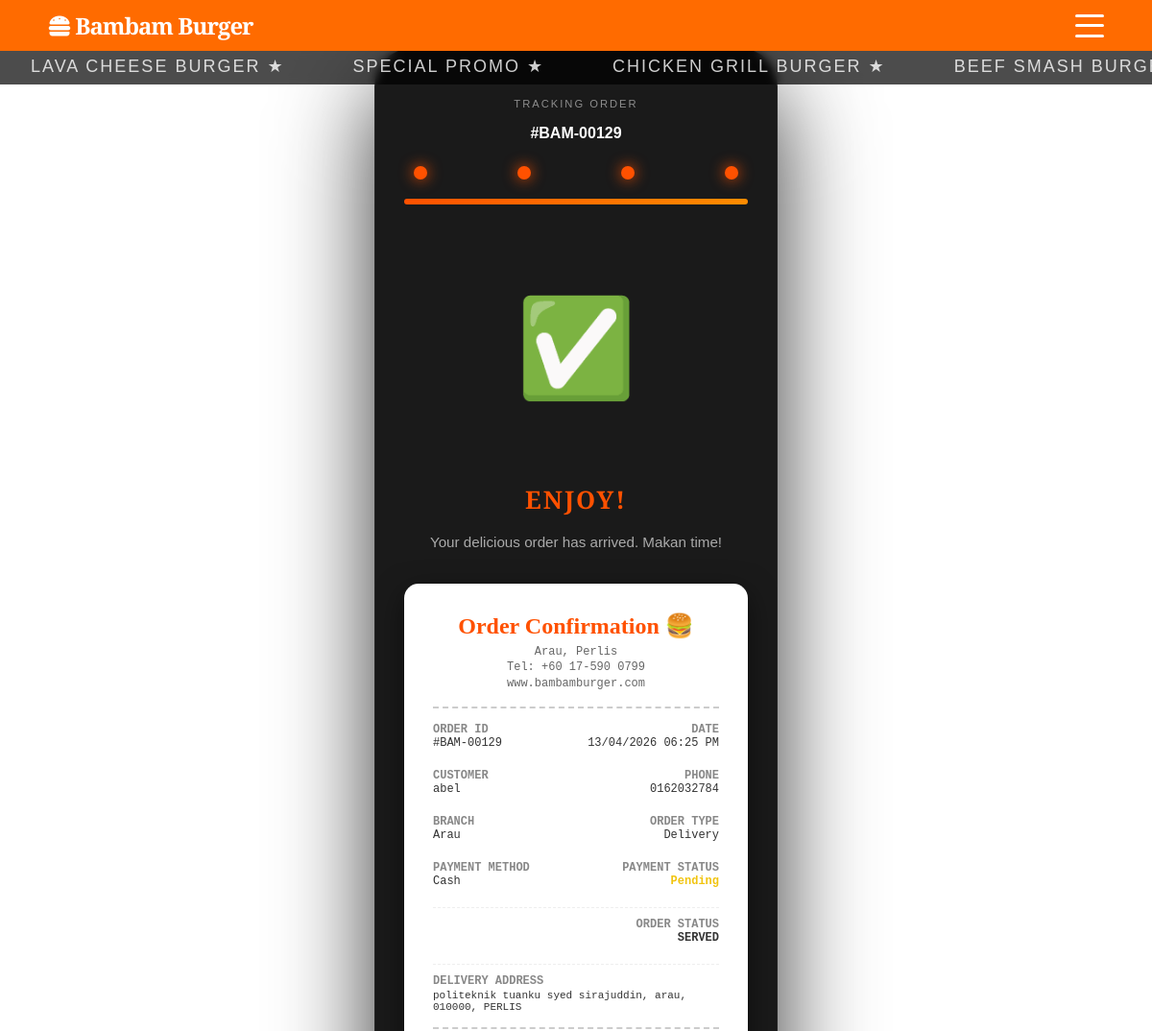
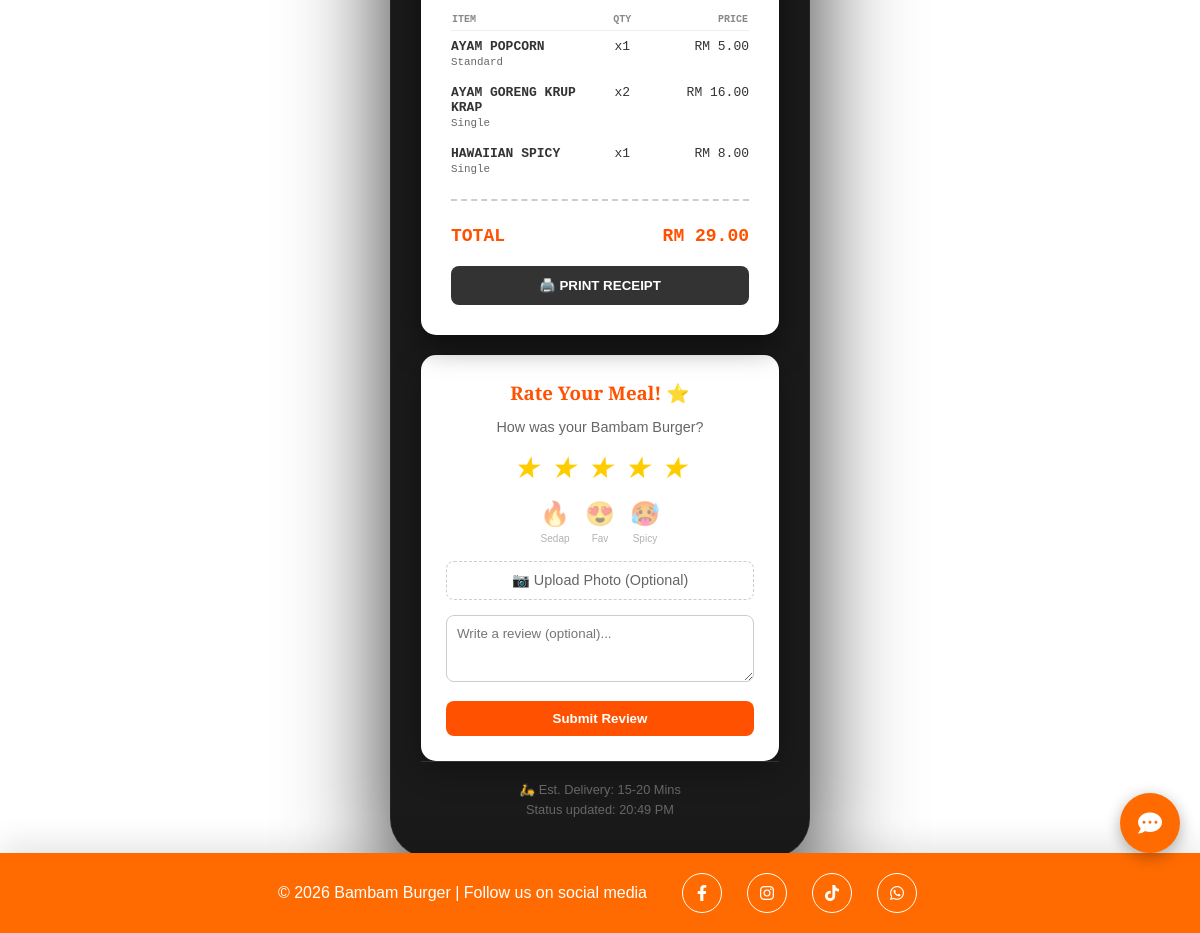
Screenshot of /receipt.php?id=129 (signed in) with the database file from the repository (2 pictures, top to bottom).
### tables this page shows
CREATE TABLE `orders` (
  `id` int NOT NULL,
  `user_id` int DEFAULT NULL,
  `branch` varchar(50) DEFAULT 'Main',
  `order_type` varchar(50) DEFAULT 'Dine-in',
  `customer_name` varchar(255) NOT NULL,
  `customer_phone` varchar(20) DEFAULT NULL,
  `total_amount` decimal(10,2) NOT NULL,
  `payment_method` varchar(50) NOT NULL,
  `payment_status` varchar(50) NOT NULL DEFAULT 'Pending',
  `paid_at` timestamp NULL DEFAULT NULL,
  `processed_by_staff_id` int DEFAULT NULL,
  `receipt_img` varchar(255) DEFAULT NULL,
  `status` varchar(50) DEFAULT 'Pending',
  `admin_reply` text,
  `review_is_approved` tinyint(1) NOT NULL DEFAULT '1',
  `created_at` timestamp NULL DEFAULT CURRENT_TIMESTAMP,
  `rating` int DEFAULT NULL,
  `review` text,
  `address` text
);

CREATE TABLE `order_items` (
  `id` int NOT NULL,
  `order_id` int NOT NULL,
  `item_name` varchar(255) NOT NULL,
  `variant` varchar(100) DEFAULT NULL,
  `protein` varchar(100) DEFAULT NULL,
  `price` decimal(10,2) NOT NULL,
  `qty` int NOT NULL,
  `customization` text
);

### receipt.php (the view, shortened to what this page needs)
<?php
include 'header.php';
$order_id = $_GET['id'] ?? 0;
$raw_status = 'pending';
if ($order_id) {
    $stmt = $pdo->prepare("
        SELECT o.*, u.name as staff_name
        FROM orders o
        LEFT JOIN users u ON o.processed_by_staff_id = u.id
        WHERE o.id = ?
    ");
    $stmt->execute([$order_id]);
    $order = $stmt->fetch();
    if ($order) {
        $raw_status = strtolower($order['status']);
        $isDelivery = isset($order['order_type']) && strtolower($order['order_type']) === 'delivery';
        $isPaid = isset($order['payment_status']) && $order['payment_status'] === 'Paid';
        $stmtItems = $pdo->prepare("SELECT * FROM order_items WHERE order_id = ?");
        $stmtItems->execute([$order_id]);
        $order_items = $stmtItems->fetchAll();
    }
} else {
    $isDelivery = false;
    $isPaid = false;
}
$status_map = [
    'pending' => 'placed',
    'placed' => 'placed',
    'confirmed' => 'placed',
    'preparing' => 'preparing',
    'cooking' => 'preparing',
    'ready' => 'delivery',
    'pickup' => 'delivery',
    'delivery' => 'delivery',
    'shipped' => 'delivery',
    'completed' => 'delivered',
    'served' => 'delivered',
    'delivered' => 'delivered',
    'cancelled' => 'cancelled',
    'payment rejected' => 'rejected'
];
$status = $status_map[$raw_status] ?? 'placed';
$stages = [
    'placed' => [
        'percent' => '25%',
        'title' => 'ORDER PLACED',
        'desc' => 'We have received your order. Hang tight!',
        'image' => 'images/order_placed.png',
        'fallback' => '📋'
    ],
    'preparing' => [
        'percent' => '50%',
        'title' => 'IN PROGRESS...',
        'desc' => 'Your Bambam Burger is being expertly prepared.',
        'image' => 'images/t1.png',
        'fallback' => '🔥'
    ],
    'delivery' => [
        'percent' => '75%',
        'title' => $isDelivery ? 'ON THE WAY!' : 'READY FOR PICKUP',
        'desc' => $isDelivery ? 'Our rider is speeding to your location.' : 'Your order is ready at the counter.',
        'image' => $isDelivery ? 'images/delivery_scooter.png' : 'images/t1.png',
        'fallback' => $isDelivery ? '🛵' : '🛍️'
    ],
    'delivered' => [
        'percent' => '100%',
        'title' => $isDelivery ? 'ENJOY!' : 'ORDER COLLECTED',
        'desc' => $isDelivery ? 'Your delicious order has arrived. Makan time!' : 'Thank you for your order!',
        'image' => 'images/t1.png',
        'fallback' => '✅'
    ],
    'cancelled' => [
        'percent' => '100%',
        'title' => 'ORDER CANCELLED',
        'desc' => 'Your order was cancelled before staff accepted it.',
        'image' => 'images/order_cancelled.png',
        'fallback' => '❌'
    ],
    'rejected' => [
        'percent' => '25%',
        'title' => 'PAYMENT REJECTED',
        'desc' => 'There was an issue with your receipt upload.',
        'image' => 'images/order_cancelled.png',
        'fallback' => '⚠️'
    ]
];
$current = $stages[$status] ?? $stages['placed'];
?>
<div class="tracker-wrapper">
    <div class="bambam-tracker">
        <p style="font-size: 0.7rem; letter-spacing: 2px; opacity: 0.5; margin-bottom: 5px;">TRACKING ORDER</p>
        <p style="font-weight: bold; margin-bottom: 25px;">#BAM-<?php echo str_pad($order_id, 5, '0', STR_PAD_LEFT); ?>
        </p>
        <div class="status-header">
            <div
                class="dot <?php echo ($status == 'placed' || $status == 'preparing' || $status == 'delivery' || $status == 'delivered') ? 'active' : ''; ?>">
            </div>
            <div
                class="dot <?php echo ($status == 'preparing' || $status == 'delivery' || $status == 'delivered') ? 'active' : ''; ?>">
            </div>
            <div class="dot <?php echo ($status == 'delivery' || $status == 'delivered') ? 'active' : ''; ?>"></div>
            <div class="dot <?php echo ($status == 'delivered') ? 'active' : ''; ?>"></div>
        </div>
        <div class="progress-bar-container">
            <div class="progress-fill"></div>
        </div>
        <div class="illustration-stage <?php echo ($status == 'preparing') ? 'glow-effect' : ''; ?>">
            <div class="status-fallback <?php echo ($status == 'preparing') ? 'anim-preparing' : (($status == 'delivery') ? 'anim-delivery' : ''); ?>"
                style="display:none; font-size: 100px;"><?php echo $current['fallback']; ?></div>
        </div>
        <h2 class="status-title"><?php echo $current['title']; ?></h2>
        <p class="status-desc"><?php echo $current['desc']; ?></p>
        <?php if (!empty($order_items)): ?>
            <div class="receipt-card">
                <div class="receipt-header-section">
                    <div class="receipt-logo"><?php echo $isPaid ? 'Official Receipt' : 'Order Confirmation'; ?> 🍔</div>
                    <div class="receipt-info">
                        <?php echo htmlspecialchars($order['branch'] ?? 'Main Branch'); ?>, Perlis<br>
                        Tel: +60 17-590 0799<br>
                        www.bambamburger.com
                    </div>
                </div>
                <div class="receipt-meta-grid">
                    <div>
                        <div class="meta-label">ORDER ID</div>
                        <div>#BAM-<?php echo str_pad($order_id, 5, '0', STR_PAD_LEFT); ?></div>
                    </div>
                    <div style="text-align:right;">
                        <div class="meta-label">DATE</div>
                        <div><?php echo date('d/m/Y h:i A', strtotime($order['created_at'])); ?></div>
                    </div>
                    <div style="margin-top:10px;">
                        <div class="meta-label">CUSTOMER</div>
                        <div><?php echo htmlspecialchars($order['customer_name']); ?></div>
                    </div>
                    <div style="text-align:right; margin-top:10px;">
                        <div class="meta-label">PHONE</div>
                        <div><?php echo htmlspecialchars($order['customer_phone'] ?? 'N/A'); ?></div>
                    </div>
                    <div style="margin-top:10px;">
                        <div class="meta-label">BRANCH</div>
                        <div><?php echo htmlspecialchars($order['branch']); ?></div>
                    </div>
                    <div style="text-align:right; margin-top:10px;">
                        <div class="meta-label">ORDER TYPE</div>
                        <div><?php echo htmlspecialchars($order['order_type']); ?></div>
                    </div>
                    <div style="margin-top:10px;">
                        <div class="meta-label">PAYMENT METHOD</div>
                        <div><?php
                        $pm = $order['payment_method'];
                        echo ($pm === 'TnG') ? 'TnG E-Wallet' : (($pm === 'ToyyibPay') ? 'Online Banking (ToyyibPay)' : htmlspecialchars($pm));
                        ?></div>
                    </div>
                    <div style="text-align:right; margin-top:10px;">
                        <div class="meta-label">PAYMENT STATUS</div>
                        <div style="font-weight:bold; color: <?php echo $isPaid ? '#2ecc71' : '#f1c40f'; ?>;">
                            <?php echo htmlspecialchars($order['payment_status'] ?? 'Pending'); ?></div>
                    </div>
                    <div
                        style="text-align:right; margin-top:10px; grid-column: span 2; border-top:1px dashed #eee; padding-top:10px;">
                        <div class="meta-label">ORDER STATUS</div>
                        <div id="receipt-status-text" style="text-transform:uppercase; font-weight:bold;">
                            <?php echo htmlspecialchars($order['status']); ?></div>
                    </div>
                    <?php if (!empty($order['address'])): ?>
                        <div style="margin-top:10px; grid-column: span 2; border-top:1px dashed #eee; padding-top:10px;">
                            <div class="meta-label">DELIVERY ADDRESS</div>
                            <div style="font-size:11px; margin-top:2px;">
                                <?php echo nl2br(htmlspecialchars($order['address'])); ?></div>
                        </div>
                    <?php endif; ?>
                </div>
                <table class="receipt-items-table">
                    <thead>
                        <tr>
                            <th style="width:50%">ITEM</th>
                            <th style="width:15%; text-align:center;">QTY</th>
                            <th style="width:35%; text-align:right;">PRICE</th>
                        </tr>
                    </thead>
                    <tbody>
                        <?php foreach ($order_items as $item): ?>
                            <tr>
                                <td>
                                    <strong><?php echo htmlspecialchars($item['item_name']); ?></strong>
                                    <?php if ($item['variant']): ?><br><small
                                            style="color:#666;"><?php echo htmlspecialchars($item['variant']); ?></small><?php endif; ?>
                                </td>
                                <td style="text-align:center;">x<?php echo $item['qty']; ?></td>
                                <td class="item-price">RM <?php echo number_format($item['price'] * $item['qty'], 2); ?></td>
                            </tr>
                        <?php endforeach; ?>
                    </tbody>
                </table>
                <div class="receipt-total-section">
                    <div class="total-row grand-total"><span>TOTAL</span><span>RM
                            <?php echo number_format($order['total_amount'], 2); ?></span></div>
                </div>
                <button onclick="window.print()" class="print-btn">🖨️ Print Receipt</button>
            </div>
        <?php endif; ?>
        <?php
        $showRating = ($status == 'delivered' && empty($order['rating']));
        ?>
        <div class="rating-section" id="rating-card" style="display: <?php echo $showRating ? 'block' : 'none'; ?>;">
            <h3 style="margin:0 0 10px 0; color:#ff5100;">Rate Your Meal! ⭐</h3>
            <p style="font-size:0.9rem; color:#666;">How was your Bambam Burger?</p>
            <form id="reviewForm">
                <div class="rating-stars">
                    <i class="star selected" onclick="setRating(1)">★</i><i class="star selected"
                        onclick="setRating(2)">★</i><i class="star selected" onclick="setRating(3)">★</i><i
                        class="star selected" onclick="setRating(4)">★</i><i class="star selected"
                        onclick="setRating(5)">★</i>
                </div>
                <div class="reaction-group">
                    <label class="reaction-opt" onclick="selectReaction(this)">
                        <span>🔥</span><small>Sedap</small>
                    </label>
                    <label class="reaction-opt" onclick="selectReaction(this)">
                        <span>😍</span><small>Fav</small>
                    </label>
                    <label class="reaction-opt" onclick="selectReaction(this)">
                        <span>🥵</span><small>Spicy</small>
                    </label>
                </div>
                <div class="file-upload-wrapper">
                    <label for="review_img" class="file-upload-label">📷 Upload Photo (Optional)</label>
                </div>
                <textarea name="review" class="rating-textarea" rows="3"
                    placeholder="Write a review (optional)..."></textarea>
                <button type="button" onclick="submitReviewAjax()" class="btn-submit-rating">Submit Review</button>
            </form>
        </div>
        <div class="order-meta">
            <span>🛵 Est. Delivery: 15-20 Mins</span><br>
            <span style="margin-top: 5px; display: inline-block;">Status updated: <?php echo date('H:i A'); ?></span>
        </div>
    </div>
</div>
<?php include 'footer.php'; ?>

### header.php (style rules this page uses)
*, *::before, *::after { box-sizing: border-box; }
body { margin:0; font-family: 'Poppins', sans-serif; padding-bottom: 75px; background-color: #181818; color: #ffffff; position: relative; }
body::before { content: ""; position: fixed; top: 0; left: 0; width: 100%; height: 100%; background: url('images/ch.png') no-repeat center center fixed; background-size: cover; opacity: 0.08; z-index: -1; pointer-events: none; }
h1, h2, h3, h4, h5, h6 { font-family: 'Playfair Display', serif; }

### rows the page displays
orders: order_type+status "✅", order_type+status "ENJOY!", order_type+status "Your delicious order has arrived. Makan time!", branch "Arau", created_at "13/04/2026 06:25 PM", customer_name "abel", customer_phone "0162032784", order_type "Delivery", payment_method "Cash", payment_status "Pending", status "SERVED", address "politeknik tuanku syed sirajuddin, arau, 010000, PERLIS", total_amount "29.00"
order_items: item_name "AYAM POPCORN", variant "Standard", qty "1", $item['price']*$item['qty'] "5.00"
order_items: item_name "AYAM GORENG KRUP KRAP", variant "Single", qty "2", $item['price'] * $item['qty'] "16.00"
order_items: item_name "HAWAIIAN SPICY", variant "Single", qty "1", $item['price']*$item['qty'] "8.00"

### other values shown
$item "LAVA CHEESE BURGER"
$item "SPECIAL PROMO"
$item "CHICKEN GRILL BURGER"
$item "BEEF SMASH…"
str_pad($order_id, 5, '0', STR_PAD_LEFT) "00129"
$t['footer_text'] "© 2026 Bambam Burger | Follow us on social media"
